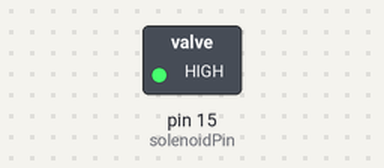
Bench run of a sketch on a simulated Arduino Uno, built with avr-gcc and run on an emulated ATmega328P. On the bench: switched loads named in the sketch (green lamp = pin HIGH).

Above: at 1.0 s.
At 3.0 s:
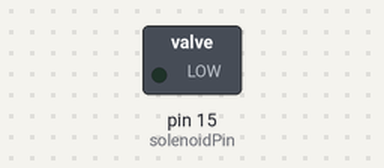
Timing chart, 0 to 5.2 s (numbered marks = the images above):
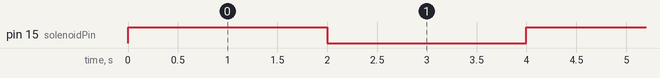

The sketch:

solenoid.ino
```cpp
int solenoidPin = 15;                    //This is the output pin on the Arduino

void setup()
{
  pinMode(solenoidPin, OUTPUT);          //Sets that pin as an output
}

void loop()
{
  digitalWrite(solenoidPin, HIGH);      //Switch Solenoid ON
  delay(2000);                          //Wait 1 Second
  digitalWrite(solenoidPin, LOW);       //Switch Solenoid OFF
  delay(2000);                          //Wait 1 Second
}
```

Measured:
- by itself, pin 15 (solenoidPin): alternates HIGH for 2.0 s and LOW for 2.0 s
